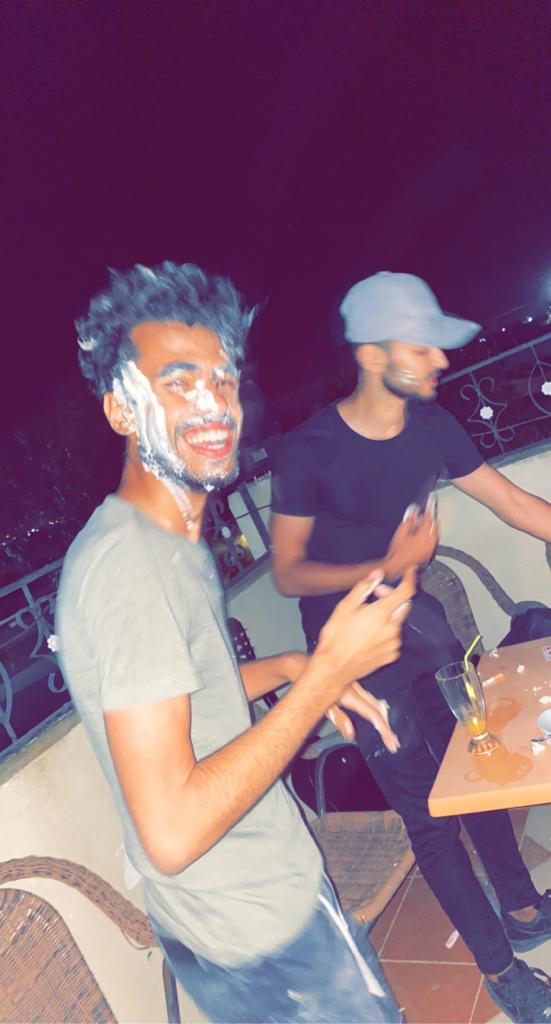
#> input picture 53ba68c6-d30d-48e0-bf08-1d657032666a.jpg, 551 x 1024 px; its folder holds only this picture in this run
$ python logo.py
#> lines starting #> are read from the running program, lines starting #| are printed output that depends on the picture
import os
import time
from PIL import Image
a=input("logo name")
#> the answer given: 53ba68c6-d30d-48e0-bf08-1d657032666a.jpg
logo=Image.open(a)
#> logo is the input picture: PIL image 551x1024 RGB; mean R, G, B 132.5, 99.9, 121.6
logo = logo.convert('RGBA')
#> logo: PIL image 551x1024 RGBA
logo=logo.resize((300,300))    ###logo resize to (300,300)
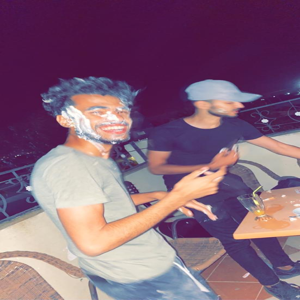
#> logo: PIL image 300x300 RGBA; mean R, G, B, A 132.5, 99.9, 121.6, 255
logo.save(a)
X,Y=logo.size
#> X = 300; Y = 300
os.makedirs('withlogo', exist_ok = True)  ###create a new folder named 'with logo'
for file in os.listdir('.'):
    if ( file.endswith('.jpeg') or file.endswith('.jpg')\
    or file.endswith('.png'))and not (file==a) :  ###select all the pics and avoid the logo
        im=Image.open(file)
        X1,Y1=im.size
        if Y1>Y and X1>X :
            if Y1>X1:
                im=im.resize((X,int((X/X1)*Y1)))   ###resize
                Y1,X1=im.size
            else:
                im=im.resize((int((Y/X1)*Y1),Y))
                Y1,X1=im.size
        if X1<X*2 and Y1<Y*2:
            im=im.resize((int(X*2),int(Y*2)))     ###if the logo pixels more than half the pic
            Y1,X1=im.size
        im.paste(logo,(X1-X,Y1-Y),logo)
        im.save(os.path.join('withlogo',"Logo"+file))  ###save the pic in the new folder
        im.show()  ###afficher les images avec logo
        time.sleep(1)
